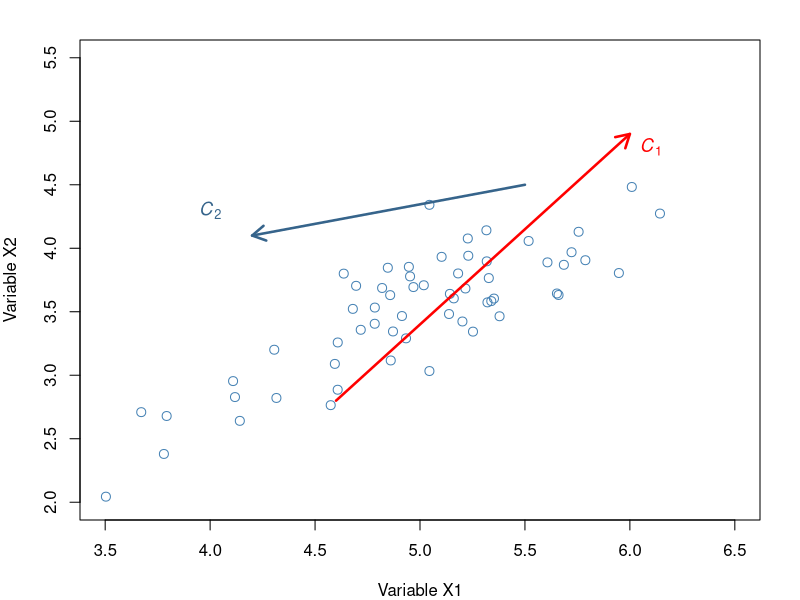
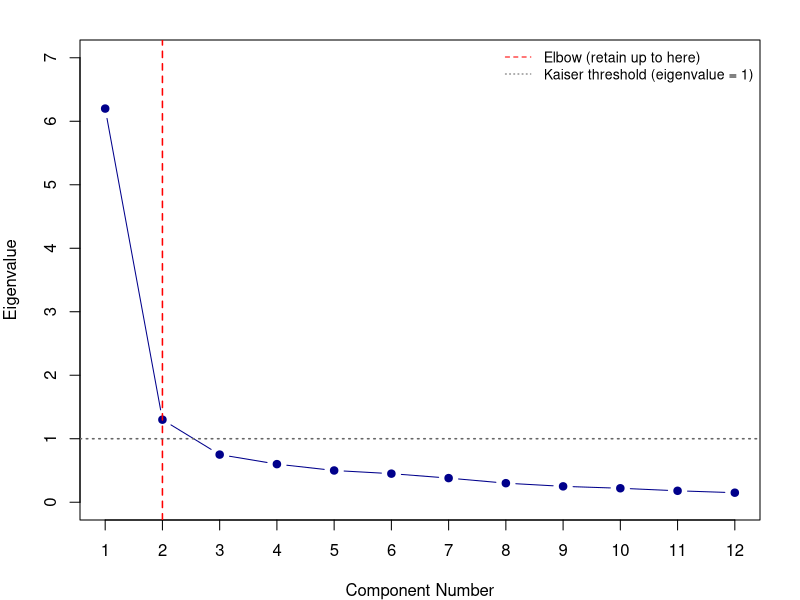
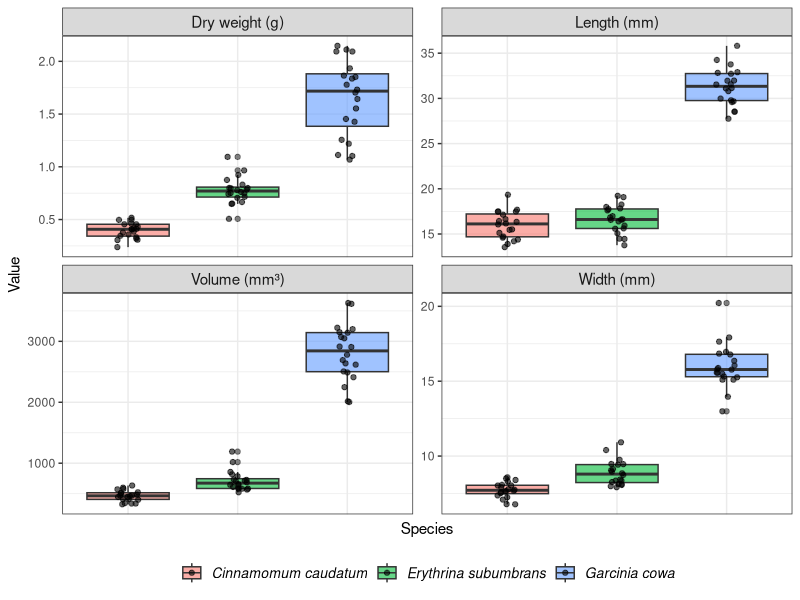
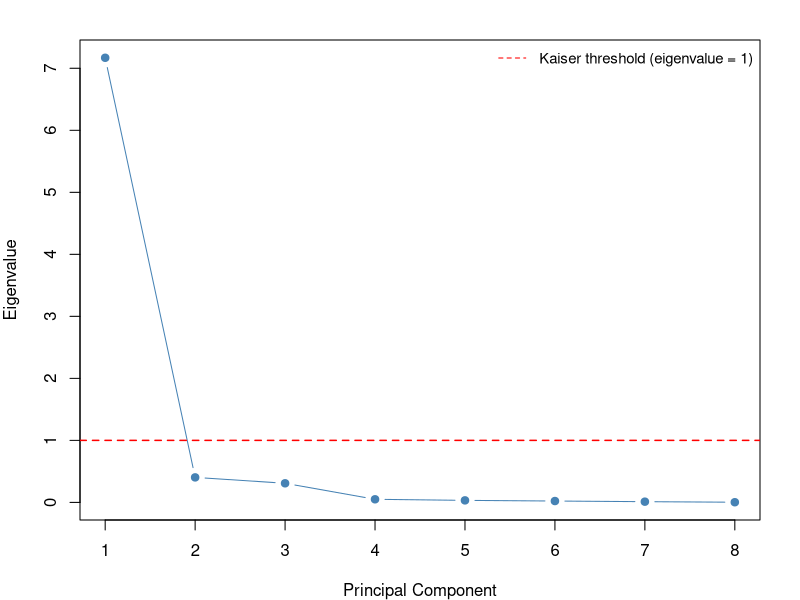
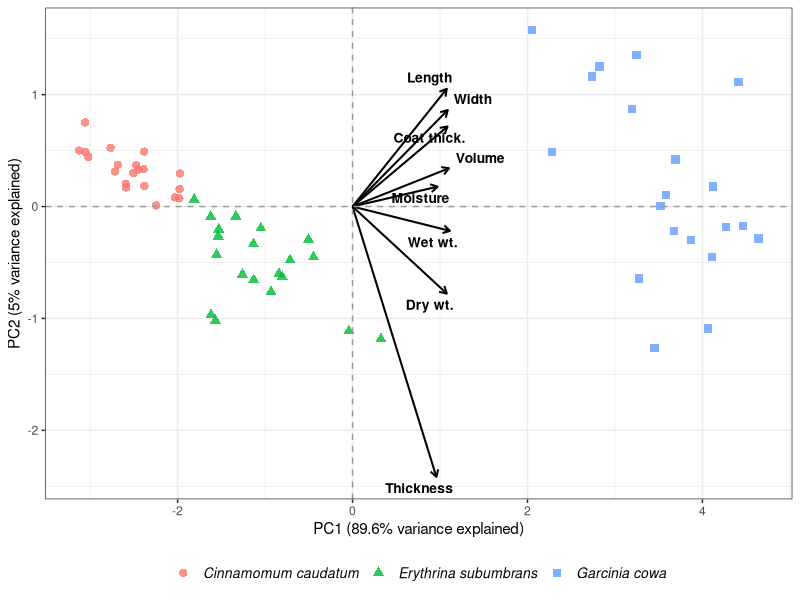

The R script that drew these images, in order:
## ---- chunk 1
library(knitr)
library(kableExtra)

mv_table <- data.frame(
  Feature = c("Variable roles", "Primary goal", "Examples"),
  Dependence = c("Dependent vs. independent", 
                 "Explain or predict y from x", 
                 "MANOVA, Discriminant analysis, Canonical correlation"),
  Interdependence = c("No distinction", 
                      "Uncover structure among all variables", 
                      "PCA, Cluster analysis, Multidimensional scaling")
)

mv_table %>%
  kbl(align = "l",
      col.names = c("Feature", "Dependence", "Interdependence"),
      caption = "Comparison of dependence and interdependence multivariate techniques") %>%
  kable_styling(bootstrap_options = c("striped", "hover"), full_width = TRUE) %>%
  column_spec(1, bold = TRUE)
## ---- chunk 2
cov_df <- data.frame(
  ` ` = c("A", "B", "C"),
  A = c("Var(A)", "Cov(A,B)", "Cov(A,C)"),
  B = c("Cov(A,B)", "Var(B)", "Cov(B,C)"),
  C = c("Cov(A,C)", "Cov(B,C)", "Var(C)")
)

cov_df %>%
  kbl(align = "c",
      col.names = c("", "A", "B", "C"),
      caption = "Structure of a variance-covariance matrix for three variables A, B, and C") %>%
  kable_styling(bootstrap_options = c("striped", "hover"), full_width = FALSE) %>%
  column_spec(1, bold = TRUE)
## ---- chunk 3
matrix_df <- data.frame(
  Feature = c("Variable units", "Effect of scale", "Variable influence", "Mean eigenvalue"),
  Covariance = c("Must be same units", 
                 "Variables with large variance dominate", 
                 "Unequal — proportional to variance",
                 "Not equal to 1.0"),
  Correlation = c("Can be different units", 
                  "All variables standardised first", 
                  "Equal — all variables contribute similarly",
                  "Equal to 1.0")
)

matrix_df %>%
  kbl(align = "l",
      col.names = c("Feature", "Covariance Matrix", "Correlation Matrix"),
      caption = "Comparison of using covariance versus correlation matrix in PCA") %>%
  kable_styling(bootstrap_options = c("striped", "hover"), full_width = TRUE) %>%
  column_spec(1, bold = TRUE)
## ---- chunk 4

set.seed(42)
n <- 60
x1 <- rnorm(n, 5, 0.5)
x2 <- 0.7 * x1 + rnorm(n, 0, 0.3)

par(mar = c(4, 4, 2, 2))
plot(x1, x2, pch = 1, col = "steelblue", cex = 1.2,
     xlab = "Variable X1", ylab = "Variable X2",
     xlim = c(3.5, 6.5), ylim = c(2.0, 5.5),
     main = "")

# Draw PC1 direction (red arrow)
arrows(4.6, 2.8, 6.0, 4.9, col = "red", lwd = 2.5, length = 0.15)
text(6.1, 4.8, expression(italic(C[1])), col = "red", cex = 1.1, font = 2)

# Draw PC2 direction (blue arrow)
arrows(5.5, 4.5, 4.2, 4.1, col = "steelblue4", lwd = 2.5, length = 0.15)
text(4.0, 4.3, expression(italic(C[2])), col = "steelblue4", cex = 1.1, font = 2)
## ---- chunk 5

eigenvalues <- c(6.2, 1.3, 0.75, 0.6, 0.5, 0.45, 0.38, 0.3, 0.25, 0.22, 0.18, 0.15)
components <- 1:12

par(mar = c(4, 4, 2, 2))
plot(components, eigenvalues, type = "b", pch = 19, col = "darkblue",
     xlab = "Component Number", ylab = "Eigenvalue",
     ylim = c(0, 7), xaxt = "n")
axis(1, at = 1:12)
abline(v = 2, lty = 2, col = "red", lwd = 1.5)
abline(h = 1, lty = 3, col = "gray40", lwd = 1.5)
legend("topright", legend = c("Elbow (retain up to here)", "Kaiser threshold (eigenvalue = 1)"),
       lty = c(2, 3), col = c("red", "gray40"), bty = "n", cex = 0.85)
## ---- chunk 6
library(dplyr)
library(ggplot2)
library(knitr)
library(kableExtra)

# Load data
seed <- read.csv("seed3spp.csv")

# Create species label
seed$species <- paste(seed$genus, seed$epithet)
seed$species <- trimws(seed$species)

# Preview
head(seed)
## ---- chunk 7
# Summary statistics by species
sum_seed <- seed %>%
  group_by(species) %>%
  summarise(
    n = n(),
    `Width (mm)` = round(mean(width_mm), 2),
    `Length (mm)` = round(mean(long_mm), 2),
    `Thickness (mm)` = round(mean(thickness_mm), 2),
    `Volume (mm³)` = round(mean(volume_mm3), 1),
    `Coat thick (mm)` = round(mean(coat_thick_mm), 3),
    `Wet wt (g)` = round(mean(wet_weight_g), 3),
    `Dry wt (g)` = round(mean(dry_weight_g), 3),
    `Moisture (%)` = round(mean(moisture_percent), 1),
    .groups = "drop"
  )

sum_seed %>%
  kbl(align = "c",
      caption = "Mean seed morphological traits for three tropical tree species (n = 20 seeds per species)") %>%
  kable_styling(bootstrap_options = c("striped", "hover"), full_width = TRUE) %>%
  column_spec(1, bold = TRUE, italic = TRUE)
## ---- chunk 8

if(!require("ggthemes", character.only = TRUE)) {
  install.packages("ggthemes", dependencies = TRUE)
}
library(ggthemes)
library(tidyr)

seed_long <- seed %>%
  select(species, long_mm, width_mm, volume_mm3, dry_weight_g) %>%
  pivot_longer(cols = -species, names_to = "trait", values_to = "value") %>%
  mutate(trait = recode(trait,
    long_mm = "Length (mm)",
    width_mm = "Width (mm)",
    volume_mm3 = "Volume (mm³)",
    dry_weight_g = "Dry weight (g)"
  ))

ggplot(seed_long, aes(x = species, y = value, fill = species)) +
  geom_boxplot(alpha = 0.6) +
  geom_jitter(width = 0.1, size = 1.5, alpha = 0.6) +
  facet_wrap(~ trait, scales = "free_y") +
  labs(x = "Species", y = "Value") +
  theme_bw() +
  theme(
    legend.position = "bottom",
    legend.title = element_blank(),
    axis.text.x = element_blank(),
    axis.ticks.x = element_blank(),
    strip.text = element_text(size = 11),
    legend.text = element_text(face = "italic", size = 10)
  )
## ---- chunk 9
# Select numeric trait columns
pca_vars <- seed %>%
  select(width_mm, long_mm, thickness_mm, volume_mm3,
         coat_thick_mm, wet_weight_g, dry_weight_g, moisture_percent)

# Run PCA using the correlation matrix (scale = TRUE)
pca_result <- prcomp(pca_vars, center = TRUE, scale. = TRUE)

# View summary
summary(pca_result)
## ---- chunk 10

eigenvalues <- pca_result$sdev^2
pct_var <- round(eigenvalues / sum(eigenvalues) * 100, 1)
cum_var <- cumsum(pct_var)

# Scree plot
par(mar = c(4, 4, 2, 2))
plot(1:length(eigenvalues), eigenvalues, type = "b", pch = 19,
     col = "steelblue", xlab = "Principal Component", ylab = "Eigenvalue",
     xaxt = "n")
axis(1, at = 1:length(eigenvalues))
abline(h = 1, lty = 2, col = "red", lwd = 1.5)
legend("topright", legend = "Kaiser threshold (eigenvalue = 1)",
       lty = 2, col = "red", bty = "n", cex = 0.9)
## ---- chunk 11
var_table <- data.frame(
  PC = paste0("PC", 1:length(eigenvalues)),
  Eigenvalue = round(eigenvalues, 3),
  `Variance Explained (%)` = pct_var,
  `Cumulative (%)` = cum_var
)

var_table %>%
  kbl(align = "c",
      col.names = c("Component", "Eigenvalue", "Variance Explained (%)", "Cumulative (%)"),
      caption = "Eigenvalues and variance explained by each principal component from the seed morphology PCA") %>%
  kable_styling(bootstrap_options = c("striped", "hover"), full_width = FALSE) %>%
  row_spec(which(var_table$Eigenvalue >= 1), background = "#e8f4f8") %>%
  column_spec(1, bold = TRUE)
## ---- chunk 12
loadings_df <- as.data.frame(round(pca_result$rotation[, 1:3], 3))
loadings_df$Variable <- rownames(loadings_df)

loadings_df <- loadings_df %>%
  mutate(Variable = recode(Variable,
    width_mm = "Width (mm)",
    long_mm = "Length (mm)",
    thickness_mm = "Thickness (mm)",
    volume_mm3 = "Volume (mm³)",
    coat_thick_mm = "Coat thickness (mm)",
    wet_weight_g = "Wet weight (g)",
    dry_weight_g = "Dry weight (g)",
    moisture_percent = "Moisture content (%)"
  )) %>%
  select(Variable, PC1, PC2, PC3)

loadings_df %>%
  kbl(align = "c",
      col.names = c("Variable", "PC1", "PC2", "PC3"),
      caption = "PCA loadings for the first three principal components. Values close to ±1 indicate strong association with the component.") %>%
  kable_styling(bootstrap_options = c("striped", "hover"), full_width = FALSE) %>%
  column_spec(1, bold = TRUE)
## ---- chunk 13

if(!require("ggrepel", character.only = TRUE)) {
  install.packages("ggrepel", dependencies = TRUE)
}
library(ggrepel)

# PC scores
scores <- as.data.frame(pca_result$x[, 1:2])
scores$species <- seed$species

# Loadings scaled for biplot
load_scale <- 3
loadings_plot <- as.data.frame(pca_result$rotation[, 1:2] * load_scale)
loadings_plot$variable <- c("Width", "Length", "Thickness", "Volume",
                             "Coat thick.", "Wet wt.", "Dry wt.", "Moisture")

# Variance labels
pct1 <- round(pct_var[1], 1)
pct2 <- round(pct_var[2], 1)

ggplot() +
  # Points
  geom_point(data = scores, aes(x = PC1, y = PC2, colour = species, shape = species),
             size = 2.5, alpha = 0.8) +
  # Arrows
  geom_segment(data = loadings_plot,
               aes(x = 0, y = 0, xend = PC1, yend = PC2),
               arrow = arrow(length = unit(0.2, "cm")),
               colour = "black", linewidth = 0.7) +
  # Variable labels
  geom_text_repel(data = loadings_plot,
                  aes(x = PC1, y = PC2, label = variable),
                  size = 3.5, colour = "black", fontface = "bold") +
  # Reference lines
  geom_hline(yintercept = 0, linetype = "dashed", colour = "grey60") +
  geom_vline(xintercept = 0, linetype = "dashed", colour = "grey60") +
  labs(
    x = paste0("PC1 (", pct1, "% variance explained)"),
    y = paste0("PC2 (", pct2, "% variance explained)"),
    colour = "Species", shape = "Species"
  ) +
  theme_bw() +
  theme(
    legend.position = "bottom",
    legend.title = element_blank(),
    legend.text = element_text(face = "italic", size = 10),
    axis.title = element_text(size = 11)
  )
## ---- chunk 14
sum_df <- data.frame(
  Step = c("Matrix choice", "Retention criterion 1", "Retention criterion 2", 
           "Interpreting components", "Visualisation"),
  Decision = c("Correlation matrix if variables have different units or scales",
               "Kaiser's rule: retain PCs with eigenvalue > 1",
               "Retain enough PCs for cumulative variance > 50–70%",
               "Examine loadings; high |loading| (> 0.5) indicates strong association",
               "Biplot — simultaneously shows scores and loadings")
)

sum_df %>%
  kbl(align = "l",
      col.names = c("Step", "Guidance"),
      caption = "Key decision points in PCA") %>%
  kable_styling(bootstrap_options = c("striped", "hover"), full_width = TRUE) %>%
  column_spec(1, bold = TRUE)
